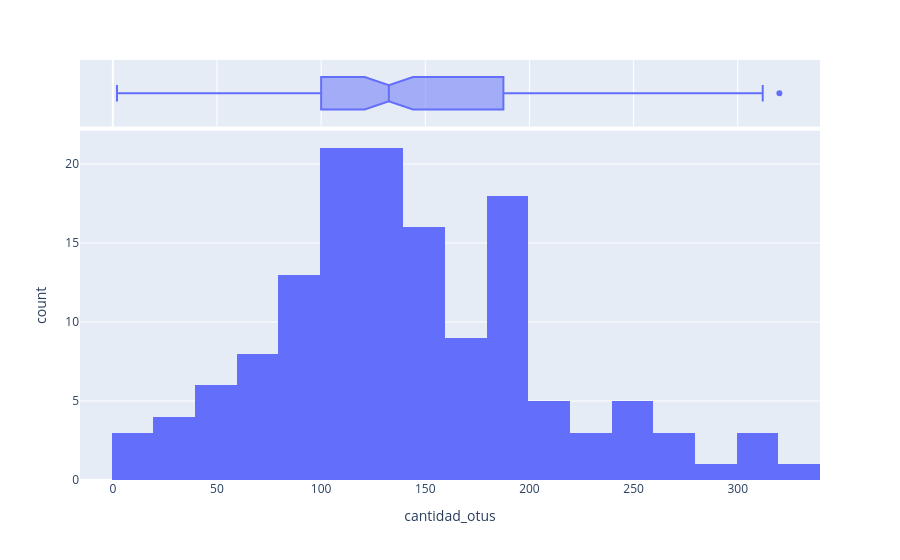

The notebook cell saved with this chart:
### Code cell
df = db_data.extracData("""
                SELECT 
                s.admission_id,
                count(distinct dim_otu.otu_code) as cantidad_otus
                from 
                specimen_otu as s_otu
                inner join dim_otu on s_otu.otu_id = dim_otu.otu_id 
                inner join specimen s on s_otu.specimen_id  = s.specimen_id 
                group by s.admission_id
                """)
fig = px.histogram(df, x="cantidad_otus",marginal="box", 
                   hover_data=df.columns)
fig.show()

### Figure 1 — Plotly figure (JSON) as saved in the notebook; plotly's stock layout.template omitted (floating-point values rounded to 4 significant figures; data arrays with more than 128 entries replaced by an {"elided": "..."} marker saying what was removed)
{"data": [{"bingroup": "x", "hovertemplate": "cantidad_otus=%{x}<br>count=%{y}<extra></extra>", "legendgroup": "", "marker": {"color": "#636efa", "pattern": {"shape": ""}}, "name": "", "orientation": "v", "showlegend": false, "type": "histogram", "x": {"elided": "140 int values"}, "xaxis": "x", "yaxis": "y"}, {"customdata": {"elided": "140x1 str values"}, "hovertemplate": "cantidad_otus=%{x}<br>admission_id=%{customdata[0]}<extra></extra>", "legendgroup": "", "marker": {"color": "#636efa"}, "name": "", "notched": true, "showlegend": false, "type": "box", "x": {"elided": "140 int values"}, "xaxis": "x2", "yaxis": "y2"}], "layout": {"barmode": "relative", "legend": {"tracegroupgap": 0}, "margin": {"t": 60}, "xaxis": {"anchor": "y", "domain": [0, 1], "title": {"text": "cantidad_otus"}}, "xaxis2": {"anchor": "y2", "domain": [0, 1], "matches": "x", "showgrid": true, "showticklabels": false}, "yaxis": {"anchor": "x", "domain": [0, 0.8316], "title": {"text": "count"}}, "yaxis2": {"anchor": "x2", "domain": [0.8416, 1], "matches": "y2", "showgrid": false, "showline": false, "showticklabels": false, "ticks": ""}}}
